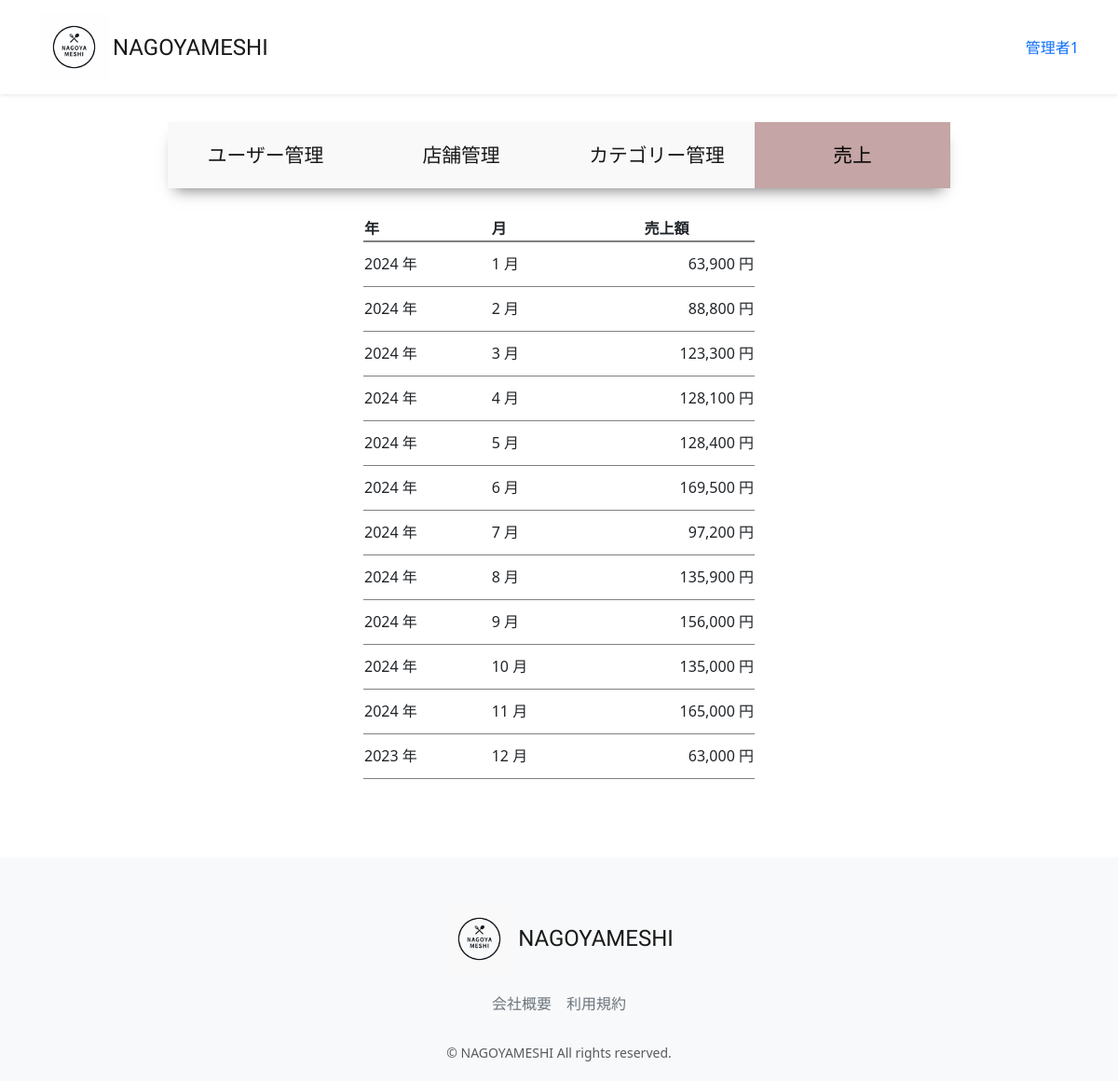
/accounts/management/sales/ (signed in), run on an earlier commit of the app's database.
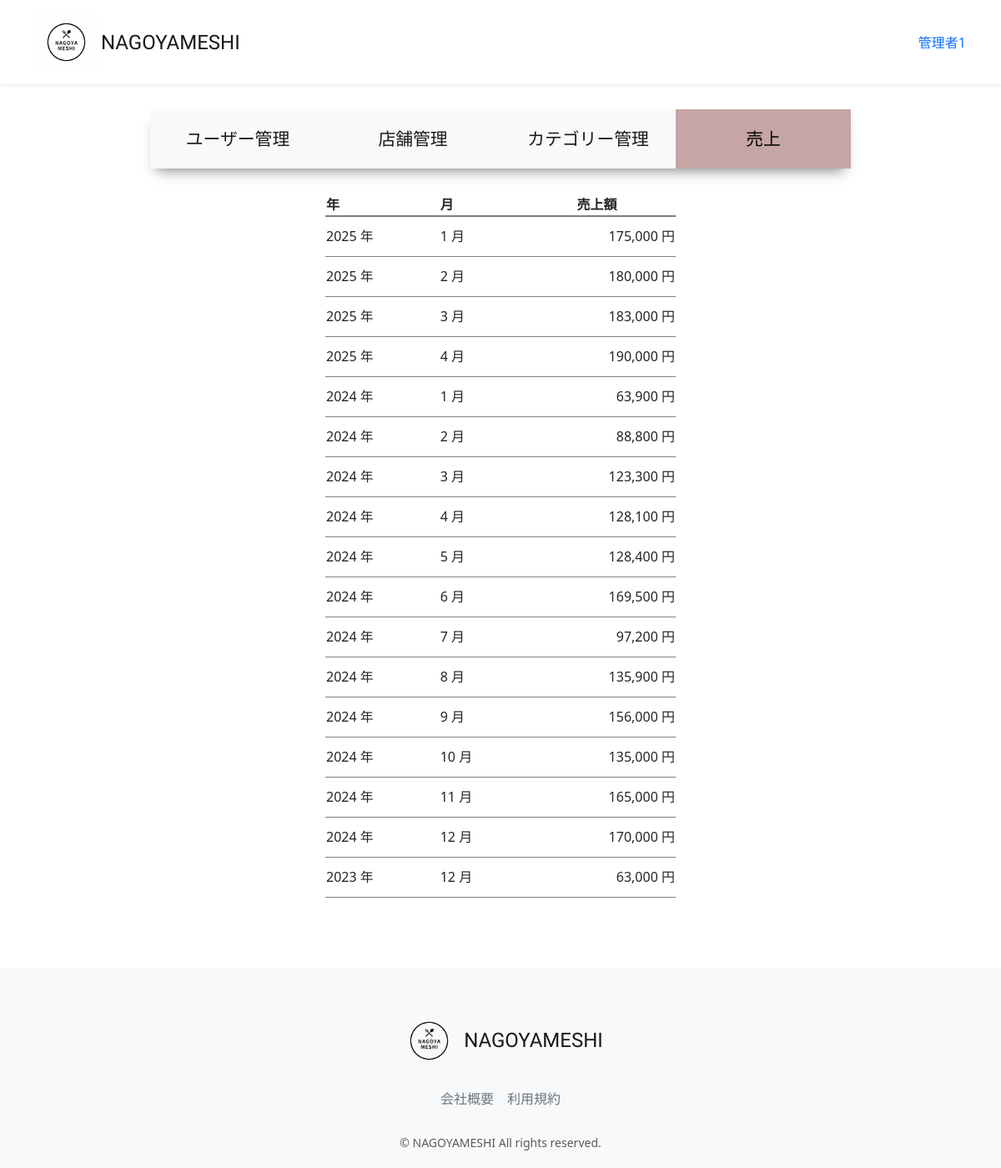
And on a later commit of the database.
### accounts/models.py (models this page shows, shortened)
class CustomUser(AbstractUser):
    user_name = models.CharField(max_length=128, null=True, blank=True,verbose_name='ユーザー名')
    hurigana = models.CharField(max_length=128, null=True, blank=True,verbose_name='フリガナ')
    zip_code = models.CharField(max_length=16, null=True, blank=True,verbose_name='郵便番号')
    address = models.CharField(max_length=255, null=True, blank=True,verbose_name='住所')
    phone_number = models.CharField(max_length=20, null=True, blank=True,verbose_name='電話番号')
    birthday = models.DateField(null=True, blank=True,verbose_name='誕生日')
    job = models.CharField(max_length=255, null=True, blank=True,verbose_name='職業')
    is_subscribed = models.BooleanField(default=False, verbose_name='有料会員')
    card_name = models.CharField(max_length=128, null=True, blank=True,verbose_name='カード名義')
    card_number = models.CharField(max_length=128, null=True, blank=True,verbose_name='カード番号')
    class Meta:
        verbose_name_plural = 'CustomUser'

### restaurant/models.py (models this page shows, shortened)
class Sales(models.Model):
    year = models.IntegerField('年', default=0)
    month = models.IntegerField('月', default=0)
    amount = models.IntegerField('売上金額', default=0)
    class Meta:
        verbose_name = '売上'
        verbose_name_plural = '売上'

### accounts/views.py (the view)
# urls.py: path("management/sales/",views.ManagementSalesListView.as_view(), name="sales"),
class ManagementSalesListView(onlyMnagementUserMixin, generic.ListView):
    template_name = 'management/sales.html'
    model = Sales
    def get_queryset(self):
        qs = Sales.objects.all().order_by("-year", "month")
        return qs
    def get_context_data(self, **kwargs):
        context = super().get_context_data(**kwargs)
        context["selected"] = "sales"
        return context

### accounts/mixins.py (called while the page is built)
    def test_func(self):
        user = self.request.user
        return user.is_staff

### accounts/templates/management/sales.html (shortened to what this page needs)
{% extends "management/manage_base.html" %}
{% load static %}
{% load humanize %}
{% block sub_content %}
     <table class="sales">
         <thead>
             <tr>
                 <th>年</th>
                 <th>月</th>
                 <th style="text-align: center;">売上額</th>
             </tr>
         </thead>
         {% for sales in object_list %}
         <tr>
             <td>{{ sales.year }} 年</td>
             <td>{{ sales.month }} 月</td>
             <td style="text-align: right">{{ sales.amount | intcomma }} 円</td>
         </tr>
         {% endfor %}
     </table>
 <br>
{% endblock %}

### accounts/templates/management/manage_base.html (shortened to what this page needs)
{% extends "layout/base.html" %}
{% load static %}
{% block content %}
  <main class="manage_main">
    <div>
      {% if selected == "user" %}
        <a class="manage_selected" href="{% url 'user_list' %}">ユーザー管理</a>
      {% else %}
        <a href="{% url 'user_list' %}">ユーザー管理</a>
      {% endif %}
      {% if selected == "restaurant" %}
        <a class="manage_selected" href="{% url 'restaurant_manage_list' %}">店舗管理</a>
      {% else %}
        <a href="{% url 'restaurant_manage_list' %}">店舗管理</a>
      {% endif %}
      {% if selected == "category" %}
        <a class="manage_selected" href="{% url 'category_list' %}">カテゴリー管理</a>
      {% else %}
        <a href="{% url 'category_list' %}">カテゴリー管理</a>
      {% endif %}
      {% if selected == "sales" %}
        <a class="manage_selected" href="{% url 'sales' %}">売上</a>
      {% else %}
        <a href="{% url 'sales' %}">売上</a>
      {% endif %}
    </div>
  {% block sub_content %}
  {% endblock %}
  </main>
{% endblock %}

### restaurant/templates/layout/base.html (shortened to what this page needs)
{% load static %}
<!DOCTYPE html>
<html lang="ja">
  <head>
      <link href="https://cdn.jsdelivr.net/npm/bootstrap@5.3.3/dist/css/bootstrap.min.css" rel="stylesheet">
      <link href="{% static 'css/nagoyameshi.css' %}" rel="stylesheet">
  </head>
  <body>
    <div id="app" class="wrapper">
      <nav class="navbar navbar-expand-md navbar-light bg-white shadow-sm">
        <div class="container nagoyameshi-container">
          <a class="navbar-brand app-name" href="{% url 'top_page' %}">
            <div class="d-flex align-items-center">
            <img class="nagoyameshi-logo me-1" src="{% static 'images/logo/logo.png' %}" alt="nagoyameshi">NAGOYAMESHI</div>
          </a>
          <div class="collapse navbar-collapse" id="navbarSupportedContent">
            <ul class="navbar-nav ms-auto">
              {% if user.is_subscribed %}
                <li class="nav-item dropdown">
                  <a id="navbarDropdown" class="nav-linkdropdown-toggle" href="#" role="button" data-bs-toggle="dropdown" aria-haspopup="true" aria-expanded="false" v-pre>{{ user.user_name }}</a>
                </li>
              {% endif %}
            </ul>
          </div>
        </div>
      </nav>
    {% block content %}
    {% endblock %}
      <footer class="bg-light">
        <div class="d-flex justify-content-center footer-logo">
            <a class="navbar-brand app-name" href="{% url 'top_page' %}">
              <div class="d-flex align-items-center"><img class="nagoyameshi-logo me-1" src="{% static 'images/logo/footer_logo.png' %}" alt="nagoyameshi">NAGOYAMESHI</div>
            </a>
        </div>
        <div class="d-flex justify-content-center footer-link">
          <a href="{% url 'company_page' %}" class="link-secondary me-3">会社概要</a>
          <a href="{% url 'terms_page' %}" class="link-secondary">利用規約</a>
        </div>
        <p class="text-center text-muted small mb-0">&copy; NAGOYAMESHI All rights reserved.</p>
      </footer>
      </div>
  </body>
</html>

### static/css/nagoyameshi.css (style rules this page uses)
.wrapper { min-height: 100vh; position: relative; padding-bottom: 240px; box-sizing: border-box; }
.nagoyameshi-logo { height: 75px; }
.bg-light { background-color: rgb(0 0 0 / 60%); }
.app-name { font-family: 'Carter One', cursive; font-size: 24px; color: #191919; }
footer { width: 100%; height: 240px; position: absolute; bottom: 0; padding: 50px 15px; }
.footer-logo { margin-bottom: 20px; }
.footer-link { margin-bottom: 30px; }
a { text-decoration: none !important; }
.manage_main { width: 70%; margin:30px auto; }
.manage_main div:first-child { display: flex; justify-content: space-between; box-shadow: 0px 10px 15px -8px rgba(0, 0, 0, 0.5); background-color: rgb(249, 249, 249); }
.manage_main .manage_selected { color: #020202; background-color: #C5A5A5; }
.manage_main a { display: inline-block; width: 25%; height: 100%; text-align: center; font-size: 1.3rem; color: #191919; padding: 20px 20px; }
.sales { width: 50%; margin: 30px auto; }
.sales thead { border-bottom: 2px solid rgba(0, 0, 0, 0.5); }
.sales tbody tr { border-bottom: 1px solid rgba(0, 0, 0, 0.5); height: 3em; }

What changed in the data, as far as the page shows it:
added Sales: year "2025", month "1", amount "175,000"
added Sales: year "2025", month "2", amount "180,000"
added Sales: year "2025", month "3", amount "183,000"
added Sales: year "2025", month "4", amount "190,000"
added Sales: year "2024", month "12", amount "170,000"
